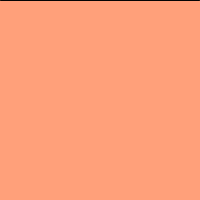
Frame 1 (no input)
Frame 60 (the mouse pressed at the canvas centre just before this capture): identical to frame 1, image omitted
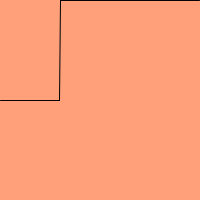
Frame 120 (the mouse held since frame 60 and released just before this capture)

The Processing sketch that drew these frames (run headless with seeded random() and noise(); from frame 60 on, the mouse is pressed at the canvas centre):

// Processing sketch: sketch_17_1
// ── sketch_17_1.pde
int[] y;

void setup() {
  size(200, 200);
  y = new int [width];
}
void draw() {
  background(255, 160, 122);
  for (int i = y.length-1; i > 0; i--) {
    y[i] = y[i-1]; //read from bottom of list
  }
  y[0] = mouseY; //add new value at top

  for (int i = 1; i < y.length; i++) {
    line(i, y[i], i-1, y[i-1]);
  }
}
